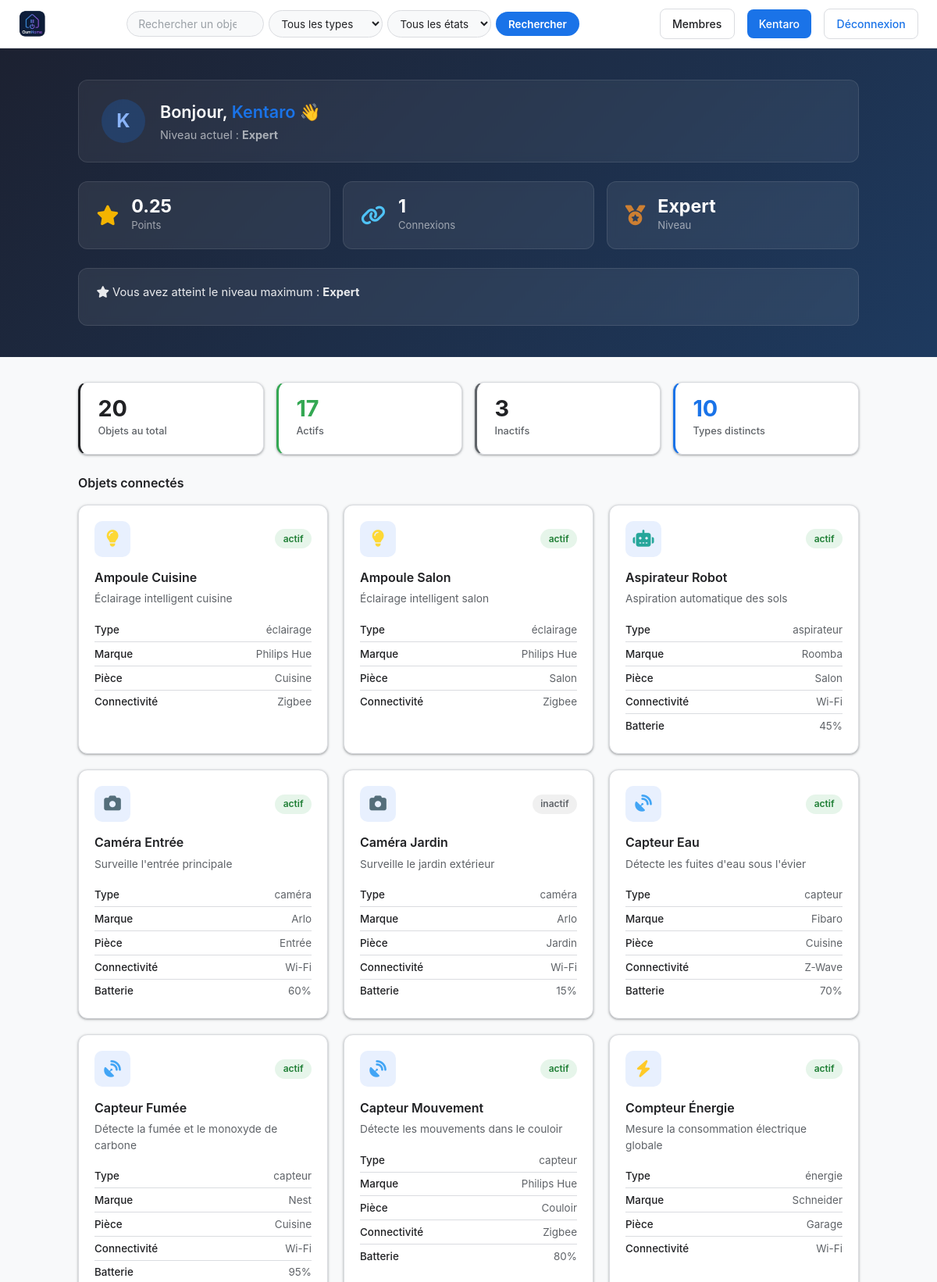
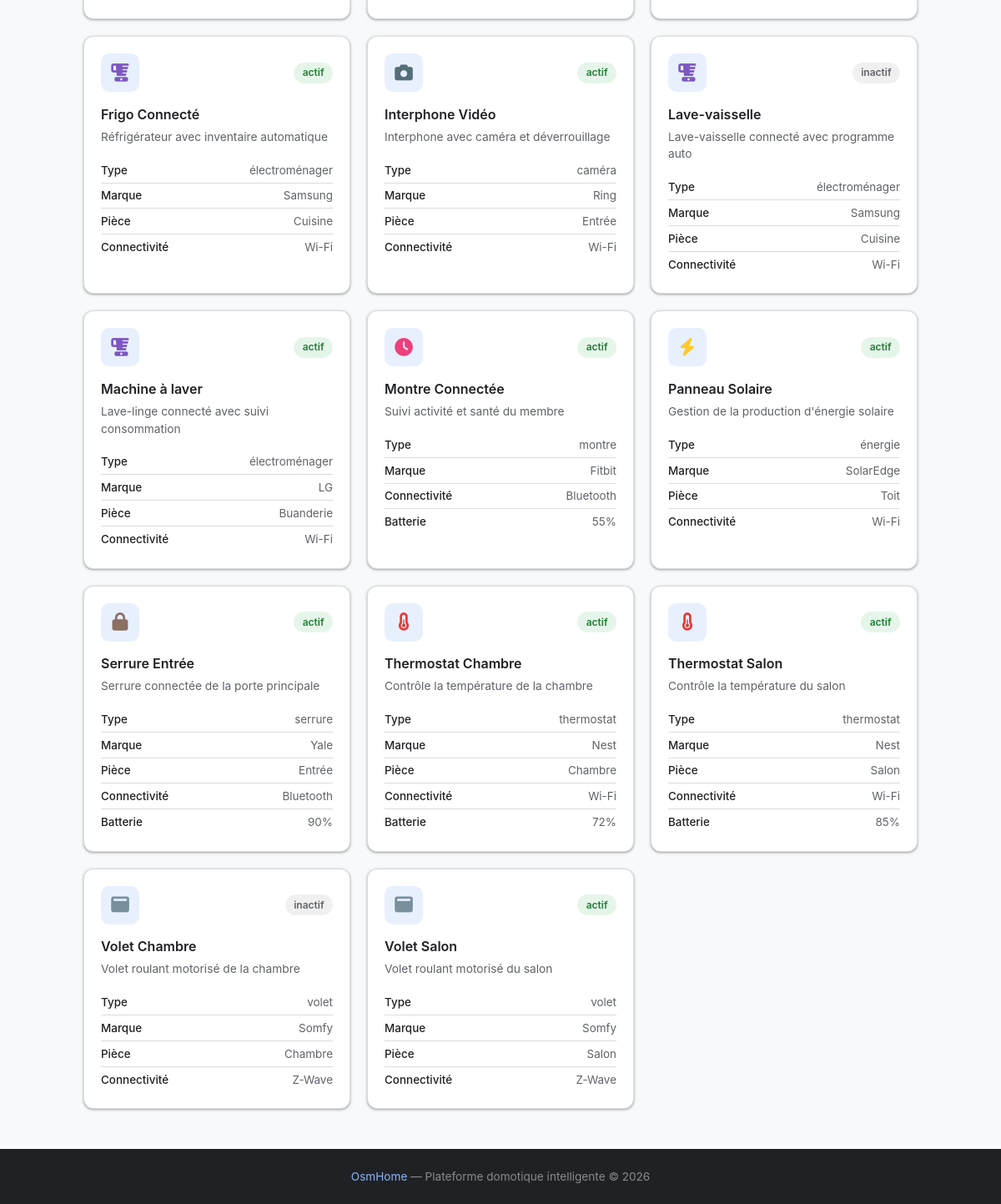
Screenshot of /dashboard (signed in) with the database file from the repository (2 pictures, top to bottom).
### tables this page shows
CREATE TABLE users (
            id INTEGER PRIMARY KEY AUTOINCREMENT,
            username TEXT UNIQUE NOT NULL,
            password TEXT NOT NULL,
            lastname TEXT,
            firstname TEXT,
            age INTEGER,
            gender TEXT,
            birthdate TEXT,
            member_type TEXT,
            photo TEXT,
            level TEXT DEFAULT 'debutant',
            points REAL DEFAULT 0,
            email TEXT,
            email_verified INTEGER DEFAULT 0,
            role TEXT DEFAULT 'simple'
        );

CREATE TABLE devices (
            id INTEGER PRIMARY KEY AUTOINCREMENT,
            name TEXT,
            description TEXT,
            type TEXT,
            brand TEXT,
            status TEXT DEFAULT 'actif',
            connectivity TEXT,
            battery INTEGER,
            room TEXT
        );

### main.py (the view)
@app.route('/dashboard')
def dashboard():
    if 'username' not in flask.session:
        return flask.redirect('/login')
    user_data   = utils.getUser(flask.session['username'])
    connections = utils.getConnectionCount(flask.session['username'])
    devices     = utils.searchDevices('', '', '')
    total    = len(devices)
    active   = sum(1 for o in devices if o['status'] == 'actif')
    inactive = total - active
    nb_types = len(set(o['type'] for o in devices))
    resp = flask.make_response(flask.render_template(
        'dashboard.html',
        user=flask.session.get('username'),
        user_data=user_data,
        connections=connections,
        devices=devices,
        stats={'total': total, 'active': active, 'inactive': inactive, 'types': nb_types}
    ))
    resp.headers['Cache-Control'] = 'no-store'
    return resp

### main.py (called while the page is built)
@app.context_processor
def inject_types():
    try:
        return {'types': utils.getTypes()}
    except:
        return {'types': []}

### utils.py (called while the page is built)
def openDB() -> sqlite3.Connection:
    if 'db' not in flask.g:
        flask.g.db = sqlite3.connect(BASE)
        flask.g.db.row_factory = sqlite3.Row
    return flask.g.db

def closeDB(_ = None):
    db = flask.g.pop("db", None)
    if db is not None:
        db.close()

def getUser(username: str):
    db = openDB()
    return db.execute(
        'SELECT * FROM users WHERE username = ?',
        (username,)
    ).fetchone()

def searchDevices(query='', filter_type='', filter_status='') -> list:
    db = openDB()
    sql = 'SELECT * FROM devices WHERE 1=1'
    params = []
    if query:
        sql += ' AND (name LIKE ? OR description LIKE ?)'
        params.extend([f'%{query}%', f'%{query}%'])
    if filter_type:
        sql += ' AND type = ?'
        params.append(filter_type)
    if filter_status:
        sql += ' AND status = ?'
        params.append(filter_status)
    sql += ' ORDER BY name'
    return db.execute(sql, params).fetchall()

def getConnectionCount(username: str) -> int:
    db = openDB()
    user = db.execute('SELECT id FROM users WHERE username = ?', (username,)).fetchone()
    if not user:
        return 0
    row = db.execute(
        'SELECT COUNT(*) as cnt FROM connection_history WHERE user_id = ?',
        (user['id'],)
    ).fetchone()
    return row['cnt'] if row else 0

def getTypes() -> list:
    db = openDB()
    rows = db.execute('SELECT DISTINCT type FROM devices ORDER BY type').fetchall()
    return [row['type'] for row in rows]

### templates/dashboard.html (shortened to what this page needs)
{% extends 'base.html' %}
{% block content %}
{% set points = user_data['points'] or 0 %}
{% set db_level = user_data['level'] %}
{% if db_level == 'expert' %}
    {% set level_label = 'Expert' %}
    {% set next_label = None %}
    {% set next_pts = None %}
    {% set progress = 100 %}
{% elif db_level == 'avance' %}
    {% set level_label = 'Avancé' %}
    {% set next_label = 'Expert' %}
    {% set next_pts = 30 %}
    {% set progress = ((points - 15) / 15 * 100) | int %}
{% elif db_level == 'intermediaire' %}
    {% set level_label = 'Intermédiaire' %}
    {% set next_label = 'Avancé' %}
    {% set next_pts = 15 %}
    {% set progress = ((points - 5) / 10 * 100) | int %}
{% else %}
    {% set level_label = 'Débutant' %}
    {% set next_label = 'Intermédiaire' %}
    {% set next_pts = 5 %}
    {% set progress = (points / 5 * 100) | int %}
{% endif %}
<div class="dash-hero">
<div class="dashboard-page">
    <div class="dash-welcome">
        <div class="dash-avatar">{{ user_data['username'][0] | upper }}</div>
        <div class="dash-welcome-text">
            <h1>Bonjour, <span class="text-accent">{{ user_data['username'] }}</span> 👋</h1>
            <p>Niveau actuel : <strong>{{ level_label }}</strong></p>
        </div>
    </div>
    <div class="dash-stats">
        <div class="dash-stat-card">
            <div class="dash-stat-icon"><i class="fa-solid fa-star"></i></div>
            <div>
                <div class="dash-stat-value points-live">{{ "%.2f"|format(points) }}</div>
                <div class="dash-stat-label">Points</div>
            </div>
        </div>
        <div class="dash-stat-card">
            <div class="dash-stat-icon"><i class="fa-solid fa-link"></i></div>
            <div>
                <div class="dash-stat-value">{{ connections }}</div>
                <div class="dash-stat-label">Connexions</div>
            </div>
        </div>
        <div class="dash-stat-card">
            <div class="dash-stat-icon"><i class="fa-solid fa-medal"></i></div>
            <div>
                <div class="dash-stat-value level-live">{{ level_label }}</div>
                <div class="dash-stat-label">Niveau</div>
            </div>
        </div>
    </div>
    <div class="dash-progress-card">
        {% if next_label %}
        <div class="dash-progress-header">
            <span>Progression vers <strong>{{ next_label }}</strong></span>
            <span class="dash-progress-pts"><span class="points-live">{{ "%.2f"|format(points) }}</span> / {{ next_pts }} pts</span>
        </div>
        <div class="dash-progress-bar" data-progress="{{ progress }}">
            <div class="dash-progress-fill"></div>
        </div>
        {% if points >= next_pts %}
        <button class="btn-level-up" id="btn-level-up"><i class="fa-solid fa-trophy"></i> Passer au niveau {{ next_label }}</button>
        {% else %}
        <p class="dash-progress-hint">Il vous manque <strong>{{ "%.2f"|format(next_pts - points) }} pts</strong> pour passer au niveau suivant.</p>
        {% endif %}
        {% else %}
        <div class="dash-progress-header">
            <span><i class="fa-solid fa-star"></i> Vous avez atteint le niveau maximum : <strong>Expert</strong></span>
        </div>
        {% endif %}
    </div>
</div>
</div>
<div class="dashboard-page">
    <div class="dash-widgets">
        <div class="dash-widget dash-widget--total">
            <div class="dash-widget-value">{{ stats.total }}</div>
            <div class="dash-widget-label">Objets au total</div>
        </div>
        <div class="dash-widget dash-widget--active">
            <div class="dash-widget-value">{{ stats.active }}</div>
            <div class="dash-widget-label">Actifs</div>
        </div>
        <div class="dash-widget dash-widget--inactive">
            <div class="dash-widget-value">{{ stats.inactive }}</div>
            <div class="dash-widget-label">Inactifs</div>
        </div>
        <div class="dash-widget dash-widget--types">
            <div class="dash-widget-value">{{ stats.types }}</div>
            <div class="dash-widget-label">Types distincts</div>
        </div>
    </div>
    <div class="dash-devices-header">
        <h2 class="dash-section-title">Objets connectés</h2>
    </div>
    <div class="devices-grid">
        {% for device in devices %}
        <a href="/device/{{ device['id'] }}" class="device-card device-card--link">
            <div class="device-top">
                <div class="device-icon" aria-label="{{ device['type'] }}">
                    {% if device['type'] == 'thermostat' %}<i class="fa-solid fa-temperature-half"></i>
                    {% elif device['type'] == 'caméra' %}<i class="fa-solid fa-camera"></i>
                    {% elif device['type'] == 'éclairage' %}<i class="fa-solid fa-lightbulb"></i>
                    {% elif device['type'] == 'serrure' %}<i class="fa-solid fa-lock"></i>
                    {% elif device['type'] == 'capteur' %}<i class="fa-solid fa-satellite-dish"></i>
                    {% elif device['type'] == 'aspirateur' %}<i class="fa-solid fa-robot"></i>
                    {% elif device['type'] == 'électroménager' %}<i class="fa-solid fa-blender"></i>
                    {% elif device['type'] == 'volet' %}<i class="fa-solid fa-window-maximize"></i>
                    {% elif device['type'] == 'montre' %}<i class="fa-solid fa-clock"></i>
                    {% elif device['type'] == 'énergie' %}<i class="fa-solid fa-bolt"></i>
                    {% else %}<i class="fa-solid fa-box"></i>{% endif %}
                </div>
                <span class="device-status {{ 'status-active' if device['status'] == 'actif' else 'status-inactive' }}">
                    {{ device['status'] }}
                </span>
            </div>
            <h3 class="device-name">{{ device['name'] }}</h3>
            <p class="device-description">{{ device['description'] }}</p>
            <ul class="device-infos">
                <li><strong>Type</strong> {{ device['type'] }}</li>
                <li><strong>Marque</strong> {{ device['brand'] }}</li>
                {% if device['room'] %}
                <li><strong>Pièce</strong> {{ device['room'] }}</li>
                {% endif %}
                <li><strong>Connectivité</strong> {{ device['connectivity'] }}</li>
                {% if device['battery'] %}
                <li><strong>Batterie</strong> {{ device['battery'] }}%</li>
                {% endif %}
            </ul>
        </a>
        {% endfor %}
    </div>
</div>
{% endblock %}

### templates/base.html (shortened to what this page needs)
<!DOCTYPE html>
<html lang="en">
<head>
    <link rel="stylesheet" href="{{ url_for('static', filename='css/style.css') }}">
    <link rel="stylesheet" href="https://cdnjs.cloudflare.com/ajax/libs/font-awesome/6.5.2/css/all.min.css">
</head>
<body>
    <header>
        <a href="{{ '/dashboard' if user else '/' }}" class="logo">
            <img src="{{ url_for('static', filename='images/logo.png') }}" alt="OsmHome" class="logo-img">
        </a>
        <form action="/search" method="get" class="search-bar" id="search-form">
            <div class="search-input-wrap">
                <input
                    type="text"
                    name="q"
                    id="search-input"
                    placeholder="Rechercher un objet..."
                    value="{{ request.args.get('q', '') }}"
                />
            </div>
            <select name="type">
                <option value="">Tous les types</option>
            </select>
            <select name="status">
                <option value="">Tous les états</option>
            </select>
            <button type="submit">Rechercher</button>
        </form>
        <nav>
            {% if user %}
                <a href="/members" class="btn-members">Membres</a>
                <a href="/profile" class="btn-profile">{{ user }}</a>
                <a href="/logout" class="btn-logout">Déconnexion</a>
            {% else %}
                <a href="/signup" class="btn-signup">Inscription</a>
                <a href="/login" class="btn-login">Connexion</a>
            {% endif %}
        </nav>
    </header>
    {% block content %}{% endblock %}
    <footer>
        <span>OsmHome</span> — Plateforme domotique intelligente &copy; 2026
    </footer>
</body>
</html>

### rows the page displays
users: username "K", username "Kentaro", level "Expert", points "0.25"
devices: status "actif", name "Ampoule Cuisine", description "Éclairage intelligent cuisine", type "éclairage", brand "Philips Hue", room "Cuisine", connectivity "Zigbee"
devices: status "actif", name "Ampoule Salon", description "Éclairage intelligent salon", type "éclairage", brand "Philips Hue", room "Salon", connectivity "Zigbee"
devices: status "actif", name "Aspirateur Robot", description "Aspiration automatique des sols", type "aspirateur", brand "Roomba", room "Salon", connectivity "Wi-Fi", battery "45"
devices: status "actif", name "Caméra Entrée", description "Surveille l'entrée principale", type "caméra", brand "Arlo", room "Entrée", connectivity "Wi-Fi", battery "60"
devices: status "inactif", name "Caméra Jardin", description "Surveille le jardin extérieur", type "caméra", brand "Arlo", room "Jardin", connectivity "Wi-Fi", battery "15"
devices: status "actif", name "Capteur Eau", description "Détecte les fuites d'eau sous l'évier", type "capteur", brand "Fibaro", room "Cuisine", connectivity "Z-Wave", battery "70"
devices: status "actif", name "Capteur Fumée", description "Détecte la fumée et le monoxyde de carbone", type "capteur", brand "Nest", room "Cuisine", connectivity "Wi-Fi", battery "95"
devices: status "actif", name "Capteur Mouvement", description "Détecte les mouvements dans le couloir", type "capteur", brand "Philips Hue", room "Couloir", connectivity "Zigbee", battery "80"
devices: status "actif", name "Compteur Énergie", description "Mesure la consommation électrique globale", type "énergie", brand "Schneider", room "Garage", connectivity "Wi-Fi"
devices: status "actif", name "Frigo Connecté", description "Réfrigérateur avec inventaire automatique", type "électroménager", brand "Samsung", room "Cuisine", connectivity "Wi-Fi"
devices: status "actif", name "Interphone Vidéo", description "Interphone avec caméra et déverrouillage", type "caméra", brand "Ring", room "Entrée", connectivity "Wi-Fi"
devices: status "inactif", name "Lave-vaisselle", description "Lave-vaisselle connecté avec programme auto", type "électroménager", brand "Samsung", room "Cuisine", connectivity "Wi-Fi"
devices: status "actif", name "Machine à laver", description "Lave-linge connecté avec suivi consommation", type "électroménager", brand "LG", room "Buanderie", connectivity "Wi-Fi"
devices: status "actif", name "Montre Connectée", description "Suivi activité et santé du membre", type "montre", brand "Fitbit", connectivity "Bluetooth", battery "55"
devices: status "actif", name "Panneau Solaire", description "Gestion de la production d'énergie solaire", type "énergie", brand "SolarEdge", room "Toit", connectivity "Wi-Fi"
devices: status "actif", name "Serrure Entrée", description "Serrure connectée de la porte principale", type "serrure", brand "Yale", room "Entrée", connectivity "Bluetooth", battery "90"
devices: status "actif", name "Thermostat Chambre", description "Contrôle la température de la chambre", type "thermostat", brand "Nest", room "Chambre", connectivity "Wi-Fi", battery "72"
devices: status "actif", name "Thermostat Salon", description "Contrôle la température du salon", type "thermostat", brand "Nest", room "Salon", connectivity "Wi-Fi", battery "85"
devices: status "inactif", name "Volet Chambre", description "Volet roulant motorisé de la chambre", type "volet", brand "Somfy", room "Chambre", connectivity "Z-Wave"
devices: status "actif", name "Volet Salon", description "Volet roulant motorisé du salon", type "volet", brand "Somfy", room "Salon", connectivity "Z-Wave"

### other values shown
{{ user }} "Kentaro"
{{ connections }} "1"
{{ stats.total }} "20"
{{ stats.active }} "17"
{{ stats.inactive }} "3"
{{ stats.types }} "10"
